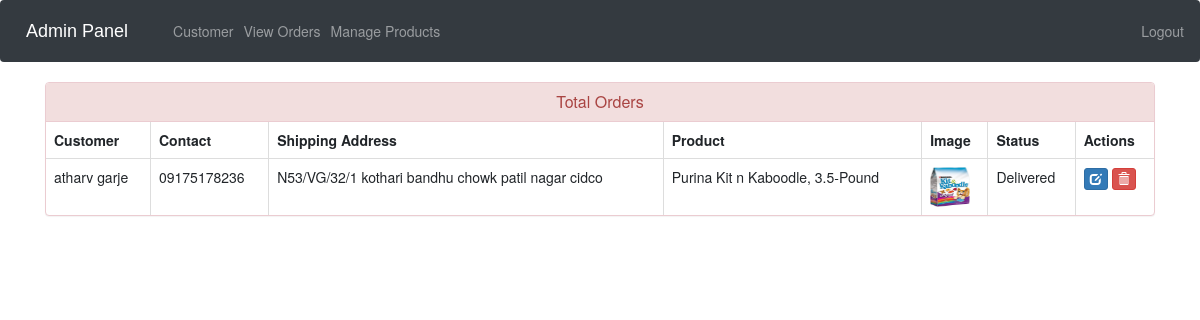
The page /admin-view-booking (signed in) on the database its author committed.
### ecom/models.py (models this page shows, shortened)
class Customer(models.Model):
    user=models.OneToOneField(User,on_delete=models.CASCADE)
    profile_pic= models.ImageField(upload_to='profile_pic/CustomerProfilePic/',null=True,blank=True)
    address = models.CharField(max_length=40)
    mobile = models.CharField(max_length=20,null=False)
    @property
    def get_name(self):
        return self.user.first_name+" "+self.user.last_name

class Orders(models.Model):
    STATUS =(
        ('Pending','Pending'),
        ('Order Confirmed','Order Confirmed'),
        ('Out for Delivery','Out for Delivery'),
        ('Delivered','Delivered'),
    )
    customer=models.ForeignKey('Customer', on_delete=models.CASCADE,null=True)
    product=models.ForeignKey('Product',on_delete=models.CASCADE,null=True)
    email = models.CharField(max_length=50,null=True)
    address = models.CharField(max_length=500,null=True)
    mobile = models.CharField(max_length=20,null=True)
    order_date= models.DateField(auto_now_add=True,null=True)
    status=models.CharField(max_length=50,null=True,choices=STATUS)

class Product(models.Model):
    name=models.CharField(max_length=40)
    product_image= models.ImageField(upload_to='product_image/',null=True,blank=True)
    price = models.PositiveIntegerField()
    description=models.CharField(max_length=40)

### ecom/views.py (the view)
# urls.py: path('admin-view-booking', views.admin_view_booking_view,name='admin-view-booking'),
@login_required(login_url='adminlogin')
def admin_view_booking_view(request):
    orders=models.Orders.objects.all()
    ordered_products=[]
    ordered_bys=[]
    for order in orders:
        ordered_product=models.Product.objects.all().filter(id=order.product.id)
        ordered_by=models.Customer.objects.all().filter(id = order.customer.id)
        ordered_products.append(ordered_product)
        ordered_bys.append(ordered_by)
    return render(request,'ecom/admin_view_booking.html',{'data':zip(ordered_products,ordered_bys,orders)})

### templates/ecom/admin_view_booking.html (shortened to what this page needs)
{% extends 'ecom/admin_base.html' %}
{% load static %}
{% block content %}
<head>
  <link href="//netdna.bootstrapcdn.com/bootstrap/3.0.0/css/bootstrap.min.css" rel="stylesheet" id="bootstrap-css">
</head>
<div class="container">
  <div class="panel panel-danger">
    <div class="panel-heading">
      <h6 class="panel-title">Total Orders</h6>
    </div>
    <table class="table table-hover table-bordered" id="dev-table">
      <thead>
        <tr>
          <th>Customer</th>
          <th>Contact</th>
          <th>Shipping Address</th>
          <th>Product</th>
          <th>Image</th>
          <th>Status</th>
          <th>Actions</th>
        </tr>
      </thead>
      {% for product,customer,order in data %}
      <tr>
        {% for c in customer %}
        <td> {{c.get_name}}</td>
        <td>{{c.mobile}}</td>
        <td>{{order.address}}</td>
        {% endfor %}
        {% for p in product %}
        <td> {{p.name}}</td>
        <td> <img src="{% static p.product_image.url %}" alt="Profile Pic" height="40px" width="40px" /></td>
        <td>{{order.status}}</td>
        <td><a class="btn btn-primary btn-xs" href="{% url 'update-order' order.id  %}"><span class="glyphicon glyphicon-edit"></span></a>
        <a class="btn btn-danger btn-xs" href="{% url 'delete-order' order.id  %}"><span class="glyphicon glyphicon-trash"></span></a></td>
        {% endfor %}
      </tr>
      {% endfor %}
    </table>
  </div>
</div>
{% endblock content %}

### templates/ecom/admin_view_booking.html (style rules this page uses)
a:link { text-decoration: none; }
h6 { text-align: center; }

### rows shown on the page
Orders: address "N53/VG/32/1 kothari bandhu chowk patil nagar cidco", status "Delivered"
Customer: get_name "atharv garje", mobile "09175178236"
Product: name "Purina Kit n Kaboodle, 3.5-Pound", product_image (picture)
